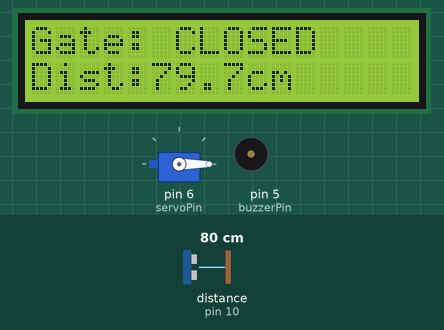
A sketch run on a simulated Arduino Uno, built with avr-gcc and run on an emulated ATmega328P. Shown: servo, 16×2 character LCD, buzzer (waves = sounding, pin HIGH). Wiring (inferred from the names in the program): ultrasonic range finder: trigger pin 9; echo pin 10. The inputs (shaded band) are chosen by the test bench; at power-on: distance to the obstacle (sensor on pin 10) 80 cm. The echo pulse lasts 58.3 µs per cm; pins used as bus, display or sensor lines are not drawn; what the sketch prints to the serial monitor is not drawn.

Above: at 3.2 s.
3.3 s: distance to the obstacle (sensor on pin 10) set to 18 cm
At 3.7 s:
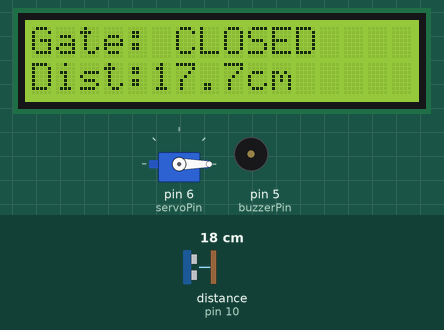
4.8 s: distance to the obstacle (sensor on pin 10) set to 13 cm
At 5.6 s:
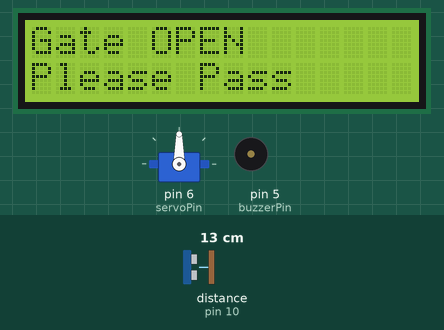
6.6 s: distance to the obstacle (sensor on pin 10) set to 35 cm
At 8.9 s:
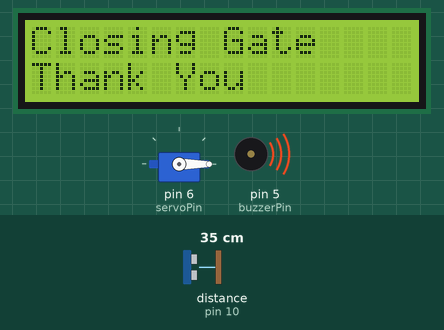
9.6 s: distance to the obstacle (sensor on pin 10) set to 250 cm
At 11.4 s:
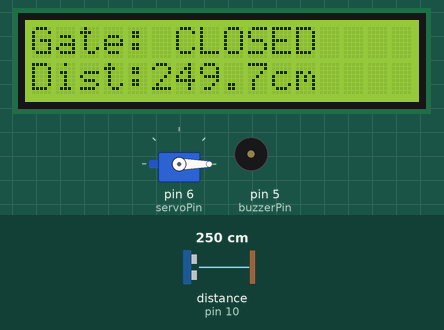
Timing chart, 0 to 12.3 s (numbered marks = the images above; inputs shaded):
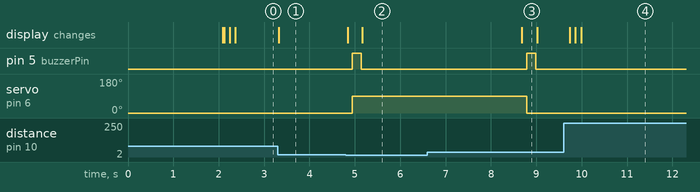

Measured:
- the behaviour switches between 16 and 15 cm on distance to the obstacle (sensor on pin 10) (found by bisection; images 1 and 2)
- after the input at 3.3 s, the display: changes at once (image 1)
- after the input at 4.8 s, pin 5 (buzzerPin): LOW → HIGH after 0.15 s, → LOW 0.20 s later; servo on pin 6 (servoPin): 0° → 90° after 0.15 s; the display: first changes at once (image 2 shows a later state)
- after the input at 6.6 s, pin 5 (buzzerPin): LOW → HIGH after 2.2 s, → LOW 0.20 s later; servo on pin 6 (servoPin): 90° → 0° after 2.2 s; the display: changes after 2.1 s (image 3)
- after the input at 9.6 s, the display: changes after 0.13 s (image 4)

The sketch:

SmartParkingGate.ino
```cpp
#include <Wire.h>
#include <LiquidCrystal_I2C.h>
#include <Servo.h>

// Pin Definitions
const int trigPin = 9;
const int echoPin = 10;
const int servoPin = 6;
const int buzzerPin = 5;

// Constants
const int GATE_OPEN_ANGLE = 90;
const int GATE_CLOSE_ANGLE = 0;

const int DETECTION_DISTANCE = 15;

const unsigned long GATE_OPEN_TIME = 2000;

const int BUZZER_BEEP_TIME = 200;

// Objects
Servo gateServo;
LiquidCrystal_I2C lcd(0x27, 16, 2);

// Gate States
enum GateState
{
  IDLE,
  OPEN,
  WAIT,
  CLOSE
};

GateState currentState = IDLE;
GateState previousState = CLOSE;

// State Names
const char* stateNames[] =
{
  "IDLE",
  "OPEN",
  "WAIT",
  "CLOSE"
};

// Global Variables
unsigned long gateTimer = 0;
bool vehicleDetected = false;

// Function Prototypes
float readDistance();
void printStatus(float distance);
void updateGateState(float distance);
void updateLCD(float distance);
void beep();


void setup()
{
  pinMode(trigPin, OUTPUT);
  pinMode(echoPin, INPUT);

  pinMode(buzzerPin, OUTPUT);
  digitalWrite(buzzerPin, LOW);

  gateServo.attach(servoPin);
  gateServo.write(GATE_CLOSE_ANGLE);

  Serial.begin(9600);

  lcd.init();
  lcd.backlight();

  lcd.clear();
  lcd.setCursor(0, 0);
  lcd.print(" Smart Gate");
  lcd.setCursor(0, 1);
  lcd.print("Initializing");

  delay(2000);

  lcd.clear();
}


void loop()
{
  float distance = readDistance();

  printStatus(distance);

  updateGateState(distance);

  updateLCD(distance);

  delay(100);
}


// READ DISTANCE
float readDistance()
{
  digitalWrite(trigPin, LOW);
  delayMicroseconds(2);

  digitalWrite(trigPin, HIGH);
  delayMicroseconds(10);

  digitalWrite(trigPin, LOW);

  long duration = pulseIn(echoPin, HIGH, 30000);

  if (duration == 0)
    return -1;

  return duration * 0.0343 / 2.0;
}


// SERIAL MONITOR
void printStatus(float distance)
{
  Serial.print("State: ");
  Serial.print(stateNames[currentState]);

  Serial.print(" | Distance: ");

  if (distance == -1)
  {
    Serial.println("Sensor Error");
  }
  else
  {
    Serial.print(distance);
    Serial.println(" cm");
  }
}


// LCD DISPLAY
void updateLCD(float distance)
{
  // Update only when state changes
  if (currentState != previousState)
  {
    lcd.clear();

    switch (currentState)
    {
      case IDLE:
        lcd.setCursor(0, 0);
        lcd.print("Gate: CLOSED");
        break;

      case OPEN:
        lcd.setCursor(0, 0);
        lcd.print("Vehicle Found");
        lcd.setCursor(0, 1);
        lcd.print("Opening...");
        break;

      case WAIT:
        lcd.setCursor(0, 0);
        lcd.print("Gate OPEN");
        lcd.setCursor(0, 1);
        lcd.print("Please Pass");
        break;

      case CLOSE:
        lcd.setCursor(0, 0);
        lcd.print("Closing Gate");
        lcd.setCursor(0, 1);
        lcd.print("Thank You");
        break;
    }

    previousState = currentState;
  }

  // Update only the distance while idle
  if (currentState == IDLE)
  {
    lcd.setCursor(0, 1);

    if (distance == -1)
    {
      lcd.print("Sensor Error   ");
    }
    else
    {
      lcd.print("Dist:");
      lcd.print(distance, 1);
      lcd.print("cm   ");
    }
  }
}


// STATE MACHINE
void updateGateState(float distance)
{
  switch (currentState)
  {
    case IDLE:

      gateServo.write(GATE_CLOSE_ANGLE);

      if (distance > DETECTION_DISTANCE || distance == -1)
      {
        vehicleDetected = false;
      }

      if (distance <= DETECTION_DISTANCE &&
          distance != -1 &&
          !vehicleDetected)
      {
        vehicleDetected = true;
        currentState = OPEN;
      }

      break;

    case OPEN:

      gateServo.write(GATE_OPEN_ANGLE);

      Serial.println(">> Gate Opened");

      beep();

      gateTimer = millis();

      currentState = WAIT;

      break;

    case WAIT:

    gateServo.write(GATE_OPEN_ANGLE);

    if (distance <= DETECTION_DISTANCE)
    {
        // Vehicle still present
        gateTimer = millis();   // Reset timer
    }

    if (millis() - gateTimer >= GATE_OPEN_TIME)
    {
        currentState = CLOSE;
    }

    break;

    case CLOSE:

      gateServo.write(GATE_CLOSE_ANGLE);

      Serial.println(">> Gate Closed");

      beep();

      currentState = IDLE;

      break;
  }
}


// BUZZER
void beep()
{
  digitalWrite(buzzerPin, HIGH);
  delay(BUZZER_BEEP_TIME);
  digitalWrite(buzzerPin, LOW);
}
```
